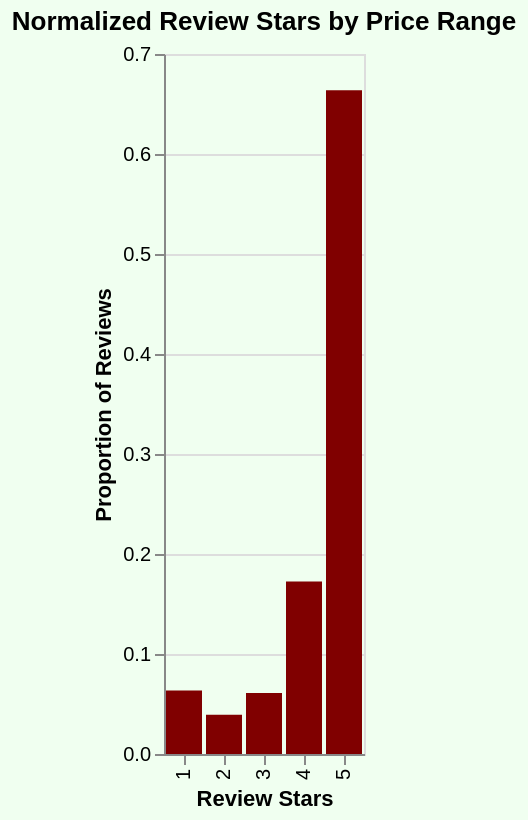

The Vega-Lite source for this figure:
### Vega-Lite specification from a JSON file in a GitHub repository (floating-point values rounded to 4 significant figures)
{"config": {"view": {"continuousWidth": 300, "continuousHeight": 300}}, "data": {"name": "data-cfb37401faf3c70b144dc688828502c4"}, "mark": {"type": "bar", "color": "#800000"}, "background": "#f0fff0", "encoding": {"tooltip": [{"field": "review_stars", "type": "quantitative"}, {"field": "count_reviews", "type": "quantitative"}, {"field": "normalized_count", "type": "quantitative"}], "x": {"field": "review_stars", "title": "Review Stars", "type": "ordinal"}, "y": {"field": "normalized_count", "title": "Proportion of Reviews", "type": "quantitative"}}, "height": 350, "params": [{"name": "param_62", "select": {"type": "point", "fields": ["rest_price_range_TA"]}, "bind": {"input": "select", "options": ["€", "€€-€€€", "€€€€"], "name": "Price Range"}, "value": "€"}], "title": "Normalized Review Stars by Price Range", "transform": [{"filter": {"param": "param_62"}}], "width": "container", "$schema": "https://vega.github.io/schema/vega-lite/v5.17.0.json", "datasets": {"data-cfb37401faf3c70b144dc688828502c4": [{"rest_price_range_TA": "€", "review_stars": 1, "count_reviews": 3967, "total_reviews": 62462, "normalized_count": 0.06351}, {"rest_price_range_TA": "€", "review_stars": 2, "count_reviews": 2452, "total_reviews": 62462, "normalized_count": 0.03926}, {"rest_price_range_TA": "€", "review_stars": 3, "count_reviews": 3815, "total_reviews": 62462, "normalized_count": 0.06108}, {"rest_price_range_TA": "€", "review_stars": 4, "count_reviews": 10767, "total_reviews": 62462, "normalized_count": 0.1724}, {"rest_price_range_TA": "€", "review_stars": 5, "count_reviews": 41461, "total_reviews": 62462, "normalized_count": 0.6638}, {"rest_price_range_TA": "€€-€€€", "review_stars": 1, "count_reviews": 35537, "total_reviews": 429994, "normalized_count": 0.08265}, {"rest_price_range_TA": "€€-€€€", "review_stars": 2, "count_reviews": 21442, "total_reviews": 429994, "normalized_count": 0.04987}, {"rest_price_range_TA": "€€-€€€", "review_stars": 3, "count_reviews": 31113, "total_reviews": 429994, "normalized_count": 0.07236}, {"rest_price_range_TA": "€€-€€€", "review_stars": 4, "count_reviews": 78073, "total_reviews": 429994, "normalized_count": 0.1816}, {"rest_price_range_TA": "€€-€€€", "review_stars": 5, "count_reviews": 263829, "total_reviews": 429994, "normalized_count": 0.6136}, {"rest_price_range_TA": "€€€€", "review_stars": 1, "count_reviews": 3251, "total_reviews": 32283, "normalized_count": 0.1007}, {"rest_price_range_TA": "€€€€", "review_stars": 2, "count_reviews": 1632, "total_reviews": 32283, "normalized_count": 0.05055}, {"rest_price_range_TA": "€€€€", "review_stars": 3, "count_reviews": 2193, "total_reviews": 32283, "normalized_count": 0.06793}, {"rest_price_range_TA": "€€€€", "review_stars": 4, "count_reviews": 4475, "total_reviews": 32283, "normalized_count": 0.1386}, {"rest_price_range_TA": "€€€€", "review_stars": 5, "count_reviews": 20732, "total_reviews": 32283, "normalized_count": 0.6422}]}}
